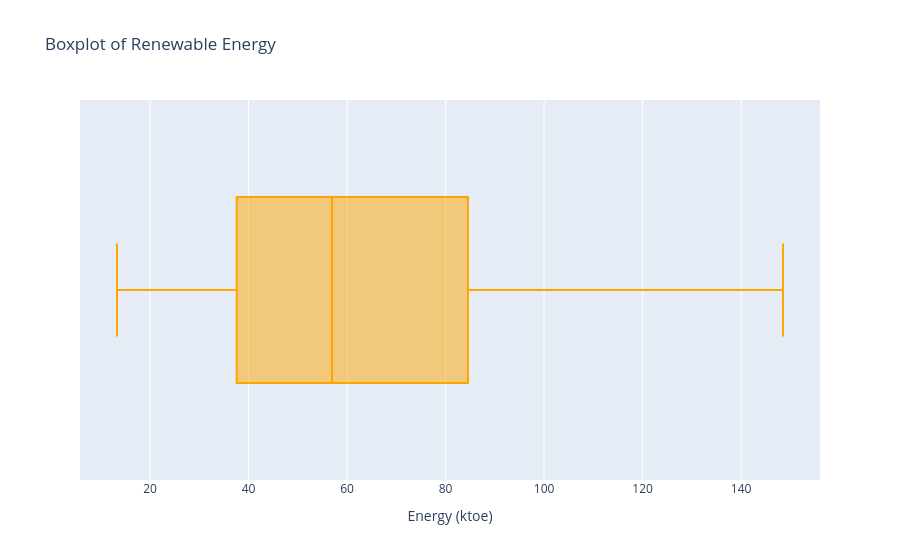

Notebook code cell kept with this figure:
### Markdown cell above
### 2.1.3 Boxplot of Renewable Energy

### Code cell
import plotly.graph_objects as go

fig = go.Figure()

fig.add_trace(go.Box(
    x=ie_power_production_df["Renewable_Energy"],
    orientation='h',
    marker_color='orange',
    name='Renewable Energy'
))

fig.update_layout(
    title='Boxplot of Renewable Energy',
    xaxis_title='Energy (ktoe)',
    yaxis=dict(showticklabels=False)
)

fig.show()

### Figure 1 — Plotly figure (JSON) as saved in the notebook; plotly's stock layout.template omitted (floating-point values rounded to 4 significant figures; data arrays with more than 128 entries replaced by an {"elided": "..."} marker saying what was removed)
{"data": [{"marker": {"color": "orange"}, "name": "Renewable Energy", "orientation": "h", "type": "box", "x": {"elided": "180 float values"}}], "layout": {"title": {"text": "Boxplot of Renewable Energy"}, "xaxis": {"title": {"text": "Energy (ktoe)"}}, "yaxis": {"showticklabels": false}}}
